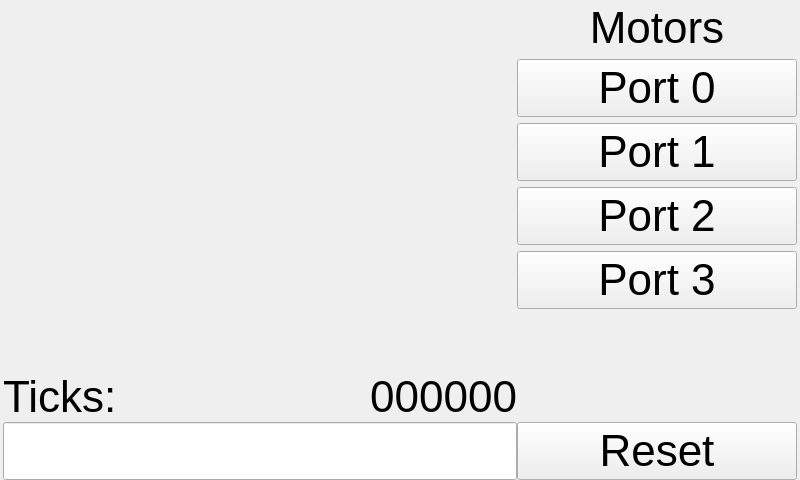
<?xml version="1.0" encoding="UTF-8"?>
<ui version="4.0">
 <class>MotorsWidget</class>
 <widget class="QWidget" name="MotorsWidget">
  <property name="geometry">
   <rect>
    <x>0</x>
    <y>0</y>
    <width>800</width>
    <height>480</height>
   </rect>
  </property>
  <property name="windowTitle">
   <string>Motors</string>
  </property>
  <layout class="QVBoxLayout" name="verticalLayout_4">
   <property name="spacing">
    <number>0</number>
   </property>
   <property name="leftMargin">
    <number>3</number>
   </property>
   <property name="topMargin">
    <number>3</number>
   </property>
   <property name="rightMargin">
    <number>3</number>
   </property>
   <property name="bottomMargin">
    <number>0</number>
   </property>
   <item>
    <layout class="QHBoxLayout" name="horizontalLayout" stretch="1,0">
     <property name="spacing">
      <number>0</number>
     </property>
     <item>
      <layout class="QVBoxLayout" name="verticalLayout_2" stretch="1,0,0">
       <property name="spacing">
        <number>0</number>
       </property>
       <property name="bottomMargin">
        <number>0</number>
       </property>
       <item>
        <widget class="TouchDial" name="dial" native="true"/>
       </item>
       <item>
        <layout class="QHBoxLayout" name="horizontalLayout_4" stretch="0,1">
         <property name="spacing">
          <number>0</number>
         </property>
         <property name="topMargin">
          <number>0</number>
         </property>
         <item>
          <widget class="QLabel" name="label">
           <property name="font">
            <font>
             <pointsize>33</pointsize>
            </font>
           </property>
           <property name="text">
            <string>Ticks:</string>
           </property>
           <property name="alignment">
            <set>Qt::AlignLeading|Qt::AlignLeft|Qt::AlignVCenter</set>
           </property>
          </widget>
         </item>
         <item>
          <widget class="QLabel" name="ticks">
           <property name="minimumSize">
            <size>
             <width>55</width>
             <height>0</height>
            </size>
           </property>
           <property name="maximumSize">
            <size>
             <width>16777215</width>
             <height>16777215</height>
            </size>
           </property>
           <property name="font">
            <font>
             <pointsize>33</pointsize>
            </font>
           </property>
           <property name="text">
            <string>000000</string>
           </property>
           <property name="textFormat">
            <enum>Qt::PlainText</enum>
           </property>
           <property name="alignment">
            <set>Qt::AlignRight|Qt::AlignTrailing|Qt::AlignVCenter</set>
           </property>
           <property name="margin">
            <number>0</number>
           </property>
           <property name="indent">
            <number>0</number>
           </property>
           <property name="textInteractionFlags">
            <set>Qt::NoTextInteraction</set>
           </property>
          </widget>
         </item>
        </layout>
       </item>
       <item>
        <layout class="QHBoxLayout" name="horizontalLayout_2" stretch="1">
         <item>
          <widget class="LineEdit" name="number">
           <property name="font">
            <font>
             <pointsize>33</pointsize>
            </font>
           </property>
          </widget>
         </item>
        </layout>
       </item>
      </layout>
     </item>
     <item>
      <layout class="QVBoxLayout" name="verticalLayout">
       <property name="spacing">
        <number>6</number>
       </property>
       <item>
        <widget class="QLabel" name="label_2">
         <property name="font">
          <font>
           <pointsize>33</pointsize>
          </font>
         </property>
         <property name="text">
          <string>Motors</string>
         </property>
         <property name="alignment">
          <set>Qt::AlignCenter</set>
         </property>
        </widget>
       </item>
       <item>
        <widget class="QPushButton" name="_0">
         <property name="sizePolicy">
          <sizepolicy hsizetype="Minimum" vsizetype="Minimum">
           <horstretch>0</horstretch>
           <verstretch>0</verstretch>
          </sizepolicy>
         </property>
         <property name="minimumSize">
          <size>
           <width>280</width>
           <height>0</height>
          </size>
         </property>
         <property name="font">
          <font>
           <pointsize>33</pointsize>
          </font>
         </property>
         <property name="text">
          <string>Port 0</string>
         </property>
         <property name="icon">
          <iconset resource="../rc/icons.qrc">
           <normaloff>:/icons/bullet_blue.png</normaloff>:/icons/bullet_blue.png</iconset>
         </property>
        </widget>
       </item>
       <item>
        <widget class="QPushButton" name="_1">
         <property name="font">
          <font>
           <pointsize>33</pointsize>
          </font>
         </property>
         <property name="text">
          <string>Port 1</string>
         </property>
         <property name="icon">
          <iconset resource="../rc/icons.qrc">
           <normaloff>:/icons/bullet_yellow.png</normaloff>:/icons/bullet_yellow.png</iconset>
         </property>
        </widget>
       </item>
       <item>
        <widget class="QPushButton" name="_2">
         <property name="font">
          <font>
           <pointsize>33</pointsize>
          </font>
         </property>
         <property name="text">
          <string>Port 2</string>
         </property>
         <property name="icon">
          <iconset resource="../rc/icons.qrc">
           <normaloff>:/icons/bullet_red.png</normaloff>:/icons/bullet_red.png</iconset>
         </property>
        </widget>
       </item>
       <item>
        <widget class="QPushButton" name="_3">
         <property name="font">
          <font>
           <pointsize>33</pointsize>
          </font>
         </property>
         <property name="text">
          <string>Port 3</string>
         </property>
         <property name="icon">
          <iconset resource="../rc/icons.qrc">
           <normaloff>:/icons/bullet_green.png</normaloff>:/icons/bullet_green.png</iconset>
         </property>
        </widget>
       </item>
       <item>
        <spacer name="verticalSpacer">
         <property name="orientation">
          <enum>Qt::Vertical</enum>
         </property>
         <property name="sizeHint" stdset="0">
          <size>
           <width>20</width>
           <height>40</height>
          </size>
         </property>
        </spacer>
       </item>
       <item>
        <widget class="QPushButton" name="reset">
         <property name="font">
          <font>
           <pointsize>33</pointsize>
          </font>
         </property>
         <property name="text">
          <string>Reset</string>
         </property>
         <property name="icon">
          <iconset resource="../rc/icons.qrc">
           <normaloff>:/icons/arrow_undo.png</normaloff>:/icons/arrow_undo.png</iconset>
         </property>
        </widget>
       </item>
      </layout>
     </item>
    </layout>
   </item>
  </layout>
 </widget>
 <customwidgets>
  <customwidget>
   <class>TouchDial</class>
   <extends>QWidget</extends>
   <header>TouchDial.h</header>
   <container>1</container>
  </customwidget>
  <customwidget>
   <class>LineEdit</class>
   <extends>QLineEdit</extends>
   <header>LineEdit.h</header>
  </customwidget>
 </customwidgets>
 <resources>
  <include location="../rc/icons.qrc"/>
 </resources>
 <connections/>
</ui>
